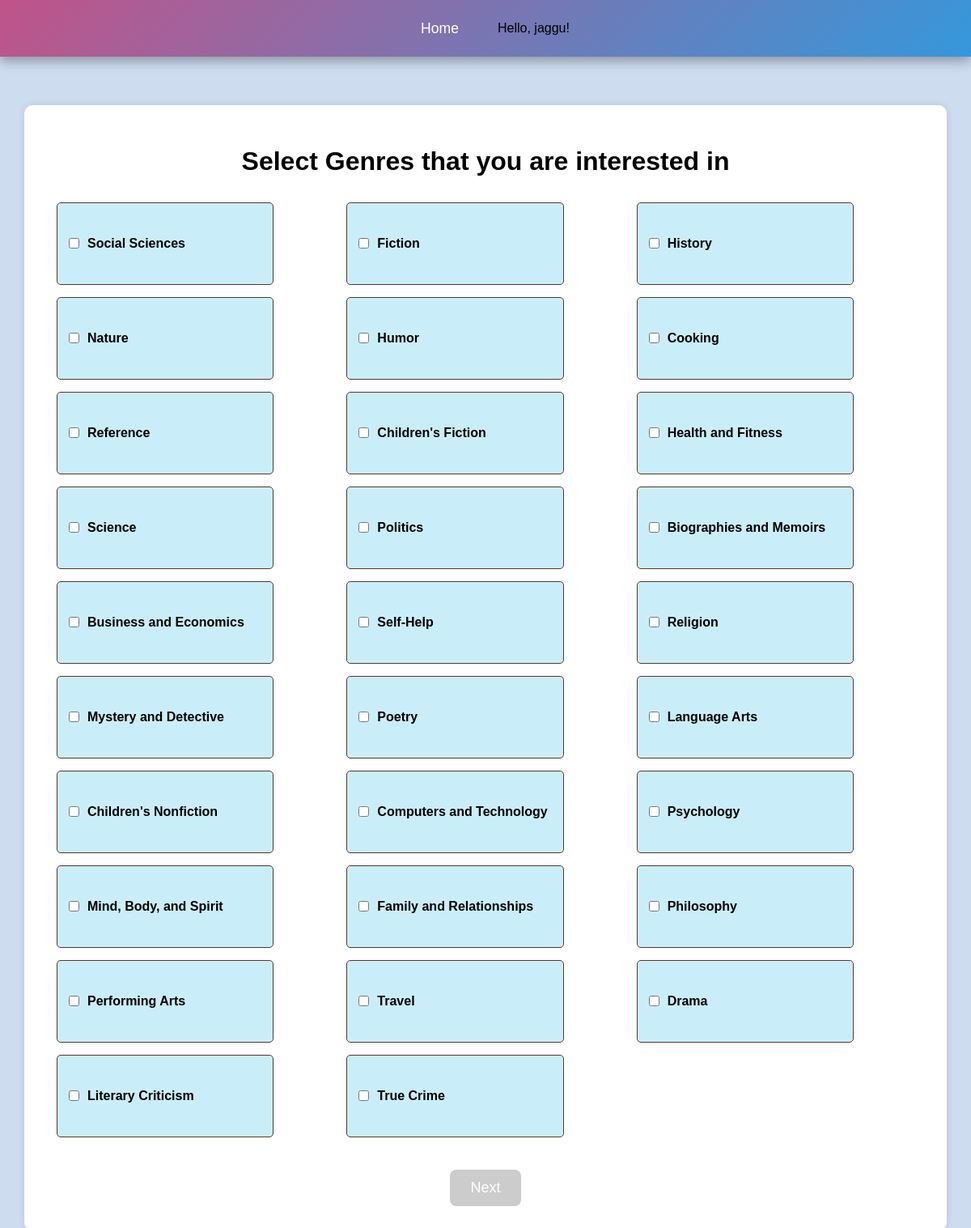
/get-selection/ (signed in), run on the app's committed database.
### tweets/models.py (models this page shows, shortened)
class Genre(models.Model):
    name = models.CharField(max_length=100, unique=True)
    description = models.TextField(blank=True, null=True)

### tweets/views.py (the view, shortened to what this page needs)
# urls.py: path('get-selection/', views.get_selection, name='get_selection'),
@never_cache
@login_required(login_url='login')
def get_selection(request):
    user = request.user  # Get logged-in user
    try:
        profile = UserProfile.objects.get(user=user)  # Fetch UserProfile
    except UserProfile.DoesNotExist:
        profile = UserProfile.objects.create(user=user)  # Create profile if missing
    selected_genres = request.POST.getlist("selected_genres")
    if not selected_genres:
        messages.error(request, "")
        return render(request, "genre_selection.html", {
            "genres": Genre.objects.all(),
        })

### templates/genre_selection.html (shortened to what this page needs)
{% load static %}
<!DOCTYPE html>
<html lang="en">
<head>
    <link rel="stylesheet" href="{% static 'genre_selectiions.css' %}">
</head>
<body>
    <header class="main-header">
        <nav class="navbar">
            <div class="nav-links">
                {% if user.is_authenticated %}
                <span class="user-greeting">
                    Hello, {{ user.username }}!
                </span>
                {% endif %}
            </div>
        </nav>
    </header>
    <header class="main-header">
        <nav class="navbar">
            <div class="nav-links">
                <a href="{% url 'home' %}" class="nav-item">   Home </a>
                {% if user.is_authenticated %}
                <span class="user-greeting">
                    Hello, {{ user.username }}!
                </span>
                {% endif %}
            </div>
        </nav>
    </header>
    <div class="container">
        <h1>Select Genres that you are interested in</h1>
        <form method="POST" action="{% url 'get_selection' %}">
            <div class="genres">
                {% for genre in genres %}
                <label class="genre-option">
                    <input type="checkbox" name="selected_genres" value="{{ genre.name }}"> {{ genre.name }}
                </label><br>
                {% endfor %}
            </div>
            <button type="submit" id="submit-btn" disabled>Next</button>
        </form>
    </div>
</body>
</html>

### static/genre_selectiions.css (style rules this page uses)
body { font-family: Arial, sans-serif; background-color: #cedcef; text-align: center; margin: 0; padding: 0; display: flex; justify-content: center; align-items: center; min-height: 100vh; }
.main-header { background: linear-gradient(135deg, #c05389 0%, #3498db 100%); box-shadow: 0 4px 15px rgba(0, 0, 0, 0.2); position: fixed; top: 0; left: 0; right: 0; z-index: 1000; padding: 0 2rem; }
.navbar { display: flex; justify-content: center; align-items: center; max-width: 1200px; margin: 0 auto; height: 70px; }
.nav-links { display: flex; gap: 2rem; align-items: center; }
.nav-item { color: #fff; text-decoration: none; font-size: 1.1rem; padding: 0.5rem 1rem; border-radius: 5px; transition: all 0.3s ease; display: flex; align-items: center; gap: 0.5rem; position: relative; }
.nav-item::after { content: ''; position: absolute; bottom: -5px; left: 0; width: 0; height: 2px; background: #fff; transition: width 0.3s ease; }
.container { max-width: 90%; width: 1100px; background: white; padding: 30px; border-radius: 10px; box-shadow: 0 0 10px rgba(0, 0, 0, 0.1); margin-top: 130px; }
.genres { display: grid; grid-template-columns: repeat(6, 1fr); gap: 15px; justify-content: center; align-items: center; padding: 10px; }
.genre-option { display: flex; align-items: center; justify-content: left; background: rgb(202, 238, 249); border: 1px solid #5a3728; border-radius: 5px; padding: 10px; font-size: 16px; font-weight: bold; cursor: pointer; transition: background 0.3s; height: 80px; width: 150%; }
.genre-option input { margin-right: 10px; }
#submit-btn { background-color: #5a3728; color: white; border: none; padding: 12px 25px; font-size: 18px; border-radius: 8px; cursor: pointer; transition: background 0.3s; margin-top: 30px; }
#submit-btn:disabled { background-color: #ccc; cursor: not-allowed; }

### data on the page
Genre: name "Social Sciences"
Genre: name "Fiction"
Genre: name "History"
Genre: name "Nature"
Genre: name "Humor"
Genre: name "Cooking"
Genre: name "Reference"
Genre: name "Children's Fiction"
Genre: name "Health and Fitness"
Genre: name "Science"
Genre: name "Politics"
Genre: name "Biographies and Memoirs"
Genre: name "Business and Economics"
Genre: name "Self-Help"
Genre: name "Religion"
Genre: name "Mystery and Detective"
Genre: name "Poetry"
Genre: name "Language Arts"
Genre: name "Children's Nonfiction"
Genre: name "Computers and Technology"
Genre: name "Psychology"
Genre: name "Mind, Body, and Spirit"
Genre: name "Family and Relationships"
Genre: name "Philosophy"
Genre: name "Performing Arts"
Genre: name "Travel"
Genre: name "Drama"
Genre: name "Literary Criticism"
Genre: name "True Crime"

### other printed values
{{ user.username }} "jaggu"
